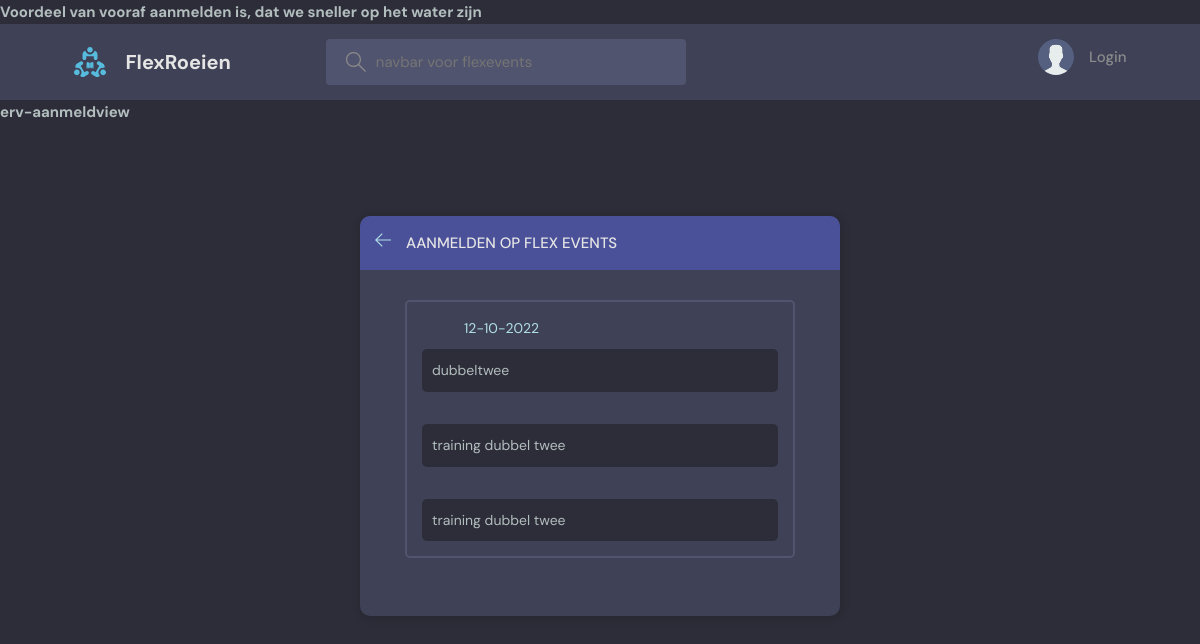
Page /events/ on the earlier database version.
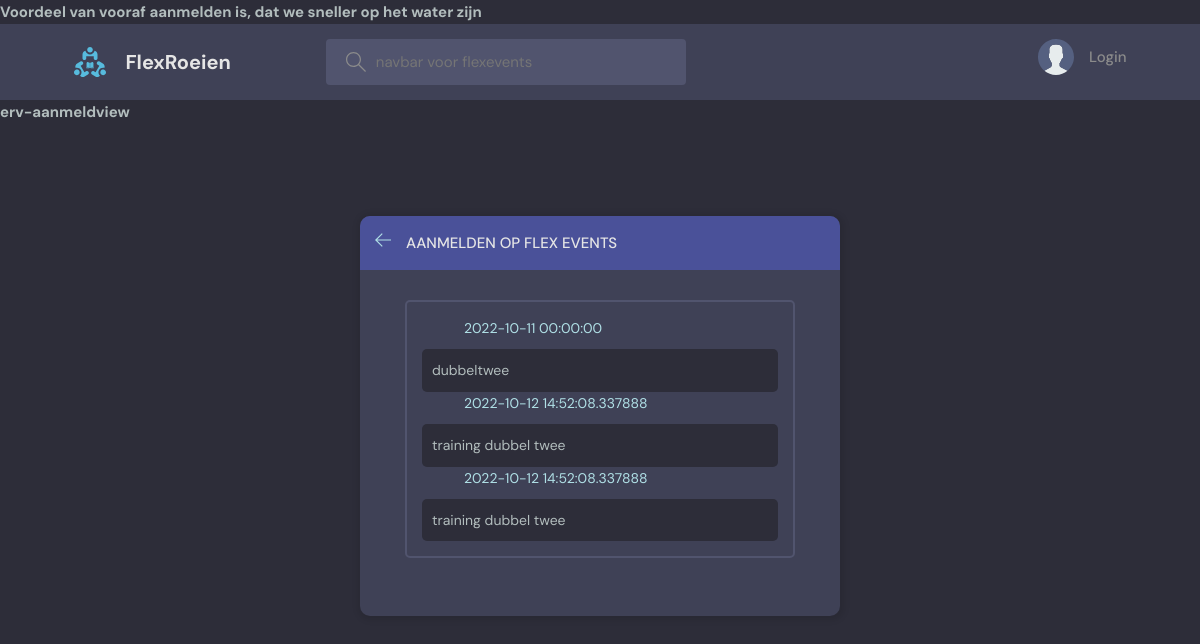
Same page on the later database version.
### beatrix/models.py (models this page shows, shortened)
class Flexevent(models.Model):
    host = models.ForeignKey(User, on_delete=models.SET_NULL, null=True)
    id = models.AutoField(primary_key=True)
    topic = models.ForeignKey(Topic, on_delete=models.SET_NULL, null=True)
    event_text = models.CharField(max_length=200)
    name = models.CharField(max_length=200)
    description = models.TextField(null=True, blank=True) # database field (can Empty), form field (can Empty)
    pub_date = models.CharField(max_length=35)
    pub_time = models.CharField(max_length=35, default='10:00')
    flexhost = models.CharField(max_length=135, default='-')
    lid = models.ManyToManyField(Person,through='Flexlid')  ##, on_delete=models.SET_NULL, null=True)
    deelnemers = models.ManyToManyField(User, related_name='deelnemer', blank=True)
    created = models.DateTimeField(default=datetime.now, blank=True)

### beatrix/views.py (the view)
# urls.py: path('events/', AanmeldView.as_view(), name='aanmelden'),
class AanmeldView(ListView):
    template_name='beatrix/erv-aanmeld-activity.html'
    print('aanmelden')
    queryset=Flexevent.objects.all()
    def get_context_data(self, **kwargs):
        x=0
        year=int(date.today().strftime('%Y'))
        month = int(date.today().strftime('%m'))
        volgendemaand=month
        monthend=[0,31,28,31,30,31,30,31,31,30,31,30,31] #jfmamjjasond
        x+=1
        if month <= 12 and x==0: volgendemaand=month+1
        einde=monthend[volgendemaand]
        end=date(year,month,einde)
        beginmonth = 1 #int(date.today().strftime('%m'))
        endmonth = 12 # int(date.today().strftime('%m'))
        monthend=[0,31,28,31,30,31,30,31,31,30,31,30,31] #jfmamjjasond
        einde=monthend[endmonth]
        x=100
        start=date(year,beginmonth,1)
        end=date(year,endmonth,einde)
        start=date(year,beginmonth,1)
        rooster=Flexevent.objects.filter(created__range=[start, end])
        roostergedeeltelijk=Flexevent.objects.filter(created__range=[start, end])[:x]
        context = {
        'rooster': roostergedeeltelijk,
        }
        return context

### beatrix/templates/beatrix/erv-aanmeld-activity.html (shortened to what this page needs)
{% extends 'erv-base.html' %}
{% block content %}
<h5>erv-aanmeldview</h5>
    <main class="layout">
      <div class="container">
        <div class="layout__box">
          <div class="layout__boxHeader">
            <div class="layout__boxTitle">
            <a href="{% url 'erv-home' %}">
                <svg version="1.1" xmlns="http://www.w3.org/2000/svg" width="32" height="32" viewBox="0 0 32 32">
                  <title>arrow-left</title>
                  <path
                    d="M13.723 2.286l-13.723 13.714 13.719 13.714 1.616-1.611-10.96-10.96h27.625v-2.286h-27.625l10.965-10.965-1.616-1.607z"
                  ></path>
                </svg>
              </a>
              <h3>Aanmelden op Flex Events</h3>
            </div>
          </div>
          <div class="activities-page layout__body">
           <div class="activities__box">
        <div class="activities__boxHeader roomListRoom__header">
                     {% for h in rooster %}
        </div>
        <div class="activities__boxContent">
                    <a href="{% url 'vote' h.id %}">{{h.pub_date}}</a>
            <div class="activities__boxRoomContent">{{h.event_text}}</div>
                             {% endfor %}
        </div>
    </div>
          </div>
        </div>
      </div>
    </main>
{% endblock content %}

### templates/erv-base.html (shortened to what this page needs)
<!DOCTYPE html>
<html lang="en">
<head>
    {% load static %}
    <link rel="stylesheet" href="{% static 'styles/style.css' %}" />
</head>
<body>
  <thead>
    <tr>
          <h1> Voordeel van vooraf aanmelden is, dat we sneller op het water zijn
          </h1>
    </tr>
  </thead>
    <div id="content">
    {% include 'erv-navbar.html' %}
        {% block content %}
        {% endblock %}
    </div>
</body>
</html>

### templates/erv-navbar.html (shortened to what this page needs)
{% comment %} {% extends 'base.html' %} {% endcomment %} {% load static %}
<header class="header header--loggedIn">
  <div class="container">
    <a href="{% url 'erv-home' %}" class="header__logo">
      <img src="{% static 'images/logo.svg' %}" />
      <h1>FlexRoeien</h1>
    </a>
    <form class="header__search" method="GET" action="{% url 'erv-home' %}">
      <label>
        <input name="q" placeholder="navbar voor flexevents" />
      </label>
    </form>
    <nav class="header__menu">
      {% if request.user.is_authenticated %}
      <div class="header__user">
        <a href="{% url 'update-user' %}">
          <div class="avatar avatar--medium active">
            <img src="{{request.user.avatar.url}}" />
          </div>
          <p>
            {% comment %} {{request.user.username}} {% endcomment %}
            <span>ingelogd als: @{{request.user.username}}</span>
          </p>
        </a>
        <button class="dropdown-button">
          <svg
            version="1.1"
            xmlns="http://www.w3.org/2000/svg"
            width="32"
            height="32"
            viewBox="0 0 32 32"
          >
            <title>HulpMenu</title>
            <path d="M16 21l-13-13h-3l16 16 16-16h-3l-13 13z"></path>
          </svg>
        </button>
      </div>
      {% else %}
      <a href="{% url 'erv-login' %}">
        <img src="{% static 'images/avatar.svg' %}" />
        <p>Login</p>
      </a>
      {% endif %}
    </nav>
  </div>
</header>

### static/styles/style.css (style rules this page uses)
:root { --color-main: powderblue; --color-main-light: #e1f6fb; --color-dark: #3f4156; --color-dark-medium: #51546e; --color-dark-light: #4a5199; --color-light: #e5e5e5; --color-gray: #8b8b8b; --color-light-gray: #b2bdbd; --color-bg: #2d2d39; --color-success: #5dd693; --color-error: #fc4b0b; }
* { font-family: "DM Sans", -apple-system, BlinkMacSystemFont, "Segoe UI", Roboto, Oxygen, Ubuntu, Cantarell, "Open Sans", "Helvetica Neue", sans-serif; margin: 0; padding: 0; box-sizing: border-box; text-rendering: optimizeLegibility; font-size: inherit; }
html { font-size: 56.25%; }
@media only screen and (min-width: 1200px) { html { font-size: 62.5%; } }
body { line-height: 1.6; font-weight: 400; font-size: 1.5rem; color: var(--color-light-gray); background-color: var(--color-bg); min-height: 100vh; }
img { width: 100%; }
a { display: inline-block; color: var(--color-main); text-decoration: none; }
.container { max-width: 120rem; width: 90%; margin: auto; }
.header { padding: 1.5rem; background-color: var(--color-dark); }
.header > .container { display: flex; gap: 9.5rem; }
.header__logo, .header__user { display: flex; gap: 2rem; align-items: center; }
.header__logo > img { height: 3.2rem; width: 3.2rem; }
.header__logo > h1 { font-weight: 700; font-size: 2rem; color: var(--color-light); }
.header__search > label { background-color: var(--color-dark-medium); padding: 1.3rem 1rem; display: flex; align-items: center; gap: 1rem; border-radius: 4px; }
.header__search svg { fill: var(--color-gray); width: 2rem; height: 2rem; margin-left: 1rem; }
.header__search input { width: 30rem; background: transparent; border: none; outline: none; color: var(--color-light); }
.header__menu { margin-left: auto; position: relative; }
.header__menu a { display: flex; gap: 1.5rem; align-items: center; font-weight: 500; text-decoration: none; color: var(--color-gray); }
.header__menu img { height: 3.6rem; }
.header__menu p { line-height: 1.2; }
.layout { margin-top: 2.4rem; }
.layout > .container { display: flex; justify-content: space-between; align-items: flex-start; }
.layout__box { width: 90%; max-width: 48rem; min-height: 40rem; position: absolute; top: 50%; left: 50%; transform: translate(-50%, -46%); background-color: var(--color-dark); border-radius: 1rem; box-shadow: 1px 1px 6px 3px rgba(0, 0, 0, 0.1); overflow: hidden; }
.layout__boxHeader { display: flex; padding: 1.5rem; background-color: var(--color-dark-light); }
.layout__boxTitle { display: flex; gap: 1.5rem; align-items: center; }
.layout__boxTitle h3 { text-transform: uppercase; font-weight: 500; color: var(--color-light); }
.layout__boxTitle svg { width: 1.6rem; height: 1.6rem; fill: var(--color-main); }
.layout__body { margin: 3rem; }
.activities__box { margin: 1.5rem; padding: 1.5rem; border: 2px solid var(--color-dark-medium); border-radius: 5px; }
.activities__boxContent { margin-left: 4.2rem; }
.activities__boxContent { font-size: 1.4rem; }
.activities__boxRoomContent { background: var(--color-bg); padding: 1rem; border-radius: 5px; margin-top: 1rem; margin-left: -4.2rem; }

Differences in the rows shown:
changed Flexevent "dubbeltwee": pub_date "12-10-2022" → "2022-10-11 00:00:00"
changed Flexevent (number 2 of 3 on the later page): pub_date (not shown) → "2022-10-12 14:52:08.337888"
changed Flexevent (number 3 of 3 on the later page): pub_date (not shown) → "2022-10-12 14:52:08.337888"
